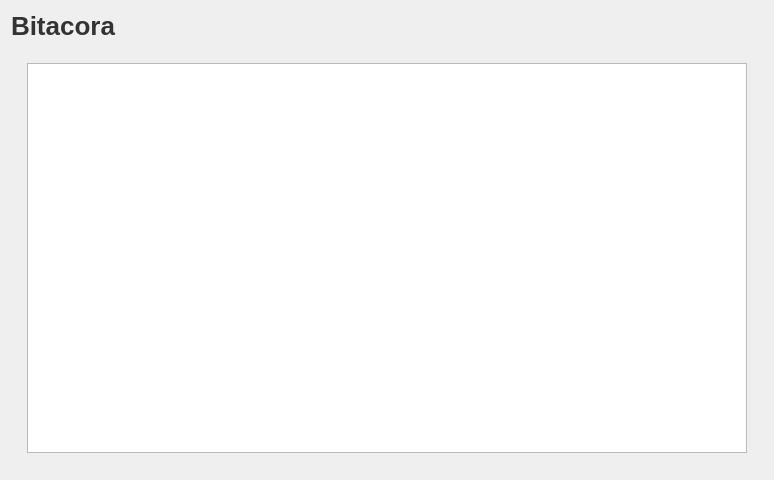
<?xml version="1.0" encoding="UTF-8"?>
<ui version="4.0">
 <class>Frame</class>
 <widget class="QFrame" name="Frame">
  <property name="geometry">
   <rect>
    <x>0</x>
    <y>0</y>
    <width>774</width>
    <height>480</height>
   </rect>
  </property>
  <property name="windowTitle">
   <string>Frame</string>
  </property>
  <layout class="QVBoxLayout" name="verticalLayout">
   <item>
    <widget class="QLabel" name="label_4">
     <property name="styleSheet">
      <string notr="true">QLabel {
	font-size: 26px;
	font-weight: bold;
	color: #333;
	text-align: center;
	qproperty-alignment: AlignCenter;
}</string>
     </property>
     <property name="text">
      <string>Bitacora</string>
     </property>
    </widget>
   </item>
   <item>
    <widget class="QTableView" name="tvBitacora">
     <property name="styleSheet">
      <string notr="true">QTableView {
	margin: 16px
}</string>
     </property>
    </widget>
   </item>
  </layout>
 </widget>
 <resources/>
 <connections/>
</ui>
